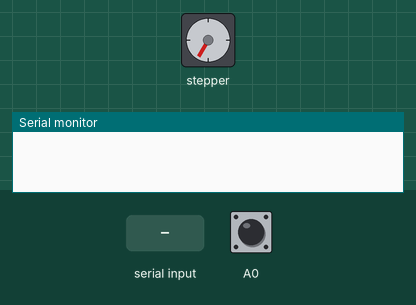
This sketch was run on a simulated Arduino Uno, built with avr-gcc and run on an emulated ATmega328P. On the bench: stepper motor, the last lines printed to the serial monitor. Inputs (shaded band) come from the test bench; at power-on: A0 HIGH. Stepper angles assume 200 steps per turn.

Above: at 0.8 s.
0.9 s: A0 pulled LOW for 0.15 s
2.5 s: "90,45\n" received over Serial
4.4 s: "43\n" received over Serial
At 5.0 s:
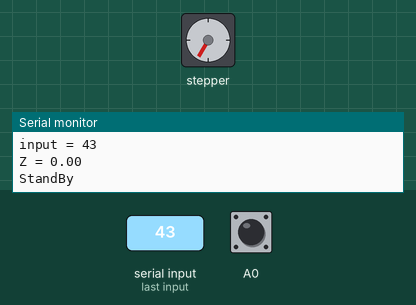
Timing chart, 0 to 7.4 s (numbered marks = the images above; inputs shaded):
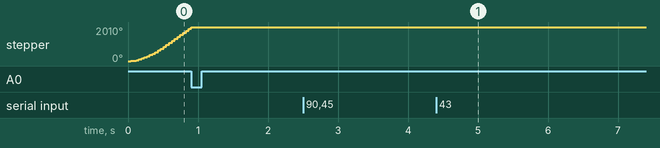

The sketch:

Mettri_Ztest.ino
```cpp
#include <AccelStepper.h>
AccelStepper stepper1(1, 3, 13);
//Set Default Speed
int SDSp = 10000;
//Set Default Acceleration
int SDAc = 5000;
const unsigned int WordLength = 12;

void setup()
{
  Serial.begin(9600);
  stepper1.disableOutputs();
  pinMode(A0,INPUT_PULLUP);
  set0();
  stepper1.setMaxSpeed(SDSp);
  stepper1.setAcceleration(SDAc);
  stepper1.setCurrentPosition(0);
  delay(1000);
  Serial.println("StandBy");
}

void loop()
{
  while (Serial.available() > 0)
  {
    static char Command[WordLength];
    static unsigned int WordPosition = 0;
    char InByte = Serial.read();
    if (InByte != '\n')
    {
      Command[WordPosition] = InByte;
      WordPosition++;
    }
    else
    {
      Command[WordPosition] = '\0';
      Serial.print("input = ");
      Serial.println(Command);
      int Data0 = (Command[0]);
      int Data1 = (Command[1] - '0') * 100;
      int Data2 = (Command[2] - '0') * 10;
      int Data3 = (Command[3] - '0') ;
      double DataZ;
      if (Data0 == 43)
      {
        DataZ = Data1 + Data2 + Data3;
      }
      else if (Data0 == 45)
      {
        DataZ = (-1) * (Data1 + Data2 + Data3);
      }
      Serial.print("Z = ");
      Serial.println(DataZ);
      float HigToStepRate = -186.776242;
      float Step1 = DataZ*HigToStepRate;
      stepper1.moveTo(Step1);
      while (stepper1.distanceToGo()!=0)
      {
        stepper1.run();
      }
      Serial.println("StandBy");
      WordPosition = 0;
    }
  }
}


void set0()
{
  stepper1.setMaxSpeed(2500);
  stepper1.setAcceleration(SDAc);
  stepper1.moveTo(1000000);
  while (1)
  {
    stepper1.run();
    if (digitalRead(A0) == LOW)
    {
      stepper1.setCurrentPosition(0);
      delay(1000);
      break;
    }
  }
}
```
